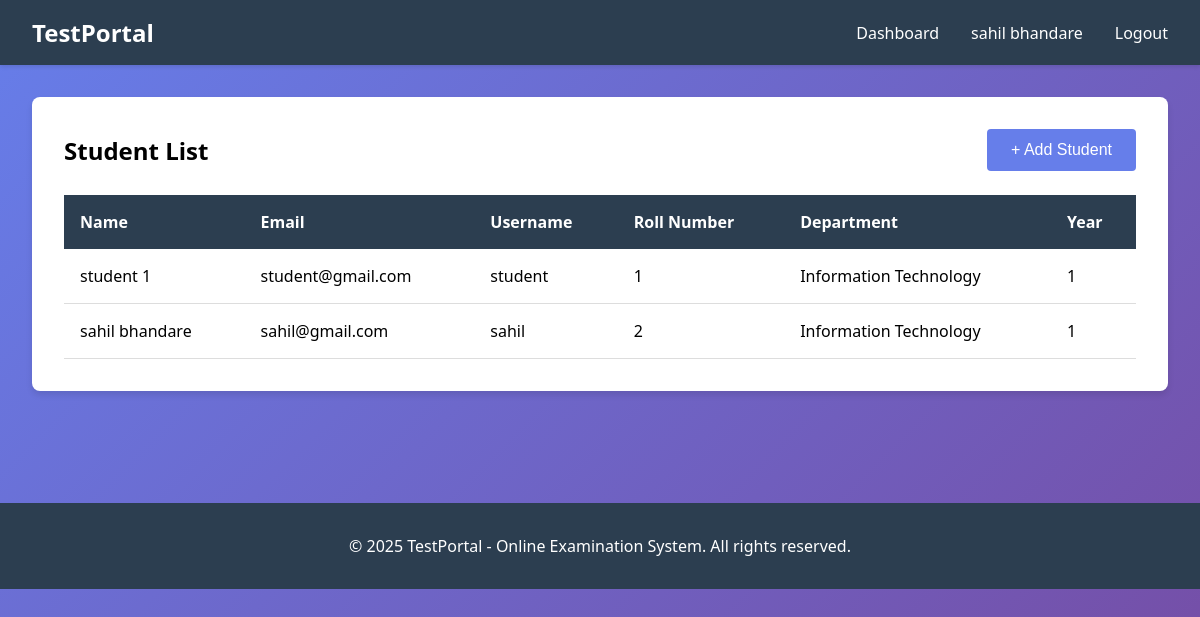
Page /accounts/list-student/ (signed in) on the committed database.
### accounts/models.py (models this page shows, shortened)
class User(AbstractUser):
    ROLE_CHOICES = (
        ('ADMIN', 'Admin'),
        ('HOD', 'HOD'),
        ('TEACHER', 'Teacher'),
        ('STUDENT', 'Student'),
    )
    role = models.CharField(max_length=20, choices=ROLE_CHOICES)
    groups = models.ManyToManyField(
        'auth.Group',
        verbose_name='groups',
        blank=True,
        related_name='custom_user_groups'
    )
    user_permissions = models.ManyToManyField(
        'auth.Permission',
        verbose_name='user permissions',
        blank=True,
        related_name='custom_user_permissions'
    )

class StudentProfile(models.Model):
    user = models.OneToOneField(User, on_delete=models.CASCADE)
    roll_number = models.CharField(max_length=20, unique=True)
    department = models.CharField(max_length=100)
    year = models.IntegerField()
    division = models.CharField(max_length=10)
    phone = models.CharField(max_length=15)

### accounts/views.py (the view)
    def wrapper(request, *args, **kwargs):
        if not request.user.is_authenticated or request.user.role != 'ADMIN':
            messages.error(request, 'Admin access required')
            return redirect('accounts:login')
        return view_func(request, *args, **kwargs)

### accounts/views.py (called while the page is built)
def admin_required(view_func):
    def wrapper(request, *args, **kwargs):
        if not request.user.is_authenticated or request.user.role != 'ADMIN':
            messages.error(request, 'Admin access required')
            return redirect('accounts:login')
        return view_func(request, *args, **kwargs)
    return wrapper

@login_required(login_url='accounts:login')
@admin_required
def list_student(request):
    students = User.objects.filter(role='STUDENT')
    context = {'students': students}
    return render(request, 'accounts/list_student.html', context)

### templates/accounts/list_student.html (shortened to what this page needs)
{% extends 'base.html' %}
{% block content %}
<div class="card">
    <div style="display: flex; justify-content: space-between; align-items: center; margin-bottom: 1.5rem;">
        <h2>Student List</h2>
        <a href="{% url 'accounts:add_student' %}" style="text-decoration: none;">
            <button>+ Add Student</button>
        </a>
    </div>
    {% if students %}
    <table>
        <thead>
            <tr>
                <th>Name</th>
                <th>Email</th>
                <th>Username</th>
                <th>Roll Number</th>
                <th>Department</th>
                <th>Year</th>
            </tr>
        </thead>
        <tbody>
            {% for student in students %}
            <tr>
                <td>{{ student.get_full_name }}</td>
                <td>{{ student.email }}</td>
                <td>{{ student.username }}</td>
                <td>{% if student.studentprofile %}{{ student.studentprofile.roll_number }}{% endif %}</td>
                <td>{% if student.studentprofile %}{{ student.studentprofile.department }}{% endif %}</td>
                <td>{% if student.studentprofile %}{{ student.studentprofile.year }}{% endif %}</td>
            </tr>
            {% endfor %}
        </tbody>
    </table>
    {% else %}
    <p style="text-align: center; color: #666; padding: 2rem;">No students found</p>
    {% endif %}
</div>
{% endblock %}

### templates/base.html (shortened to what this page needs)
<!DOCTYPE html>
<html lang="en">
<head>
</head>
<body>
    {% if user.is_authenticated %}
    <nav class="navbar">
        <div class="navbar-container">
            <h1>TestPortal</h1>
            <div class="navbar-links">
                <a href="{% url 'accounts:admin_dashboard' %}">Dashboard</a>
                <span>{{ user.get_full_name|default:user.username }}</span>
                <a href="{% url 'accounts:admin_logout' %}">Logout</a>
            </div>
        </div>
    </nav>
    {% endif %}
    <div class="container">
        {% block content %}{% endblock %}
    </div>
    <footer class="footer">
        <p>&copy; 2025 TestPortal - Online Examination System. All rights reserved.</p>
    </footer>
</body>
</html>

### rows in the picture
User: get_full_name "sahil bhandare"
User: get_full_name "student 1", email "student@gmail.com", username "student", studentprofile.roll_number "1", studentprofile.department "Information Technology", studentprofile.year "1"
User: get_full_name "sahil bhandare", email "sahil@gmail.com", username "sahil", studentprofile.roll_number "2", studentprofile.department "Information Technology", studentprofile.year "1"
